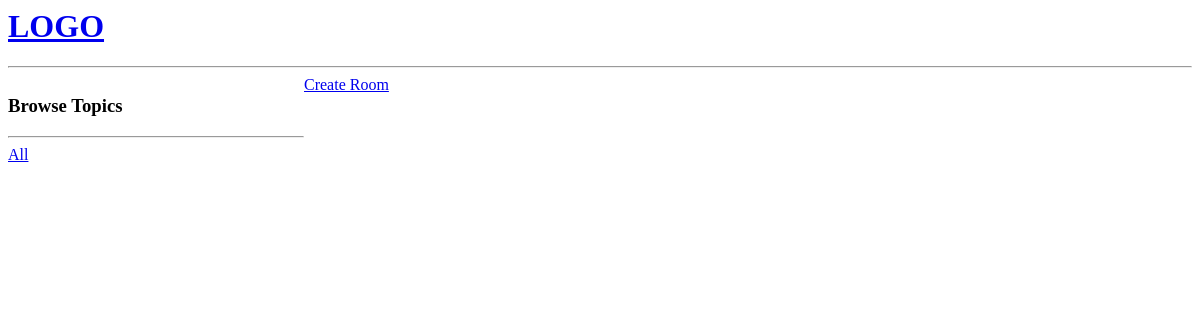
Page /?q=Python on the earlier database version.
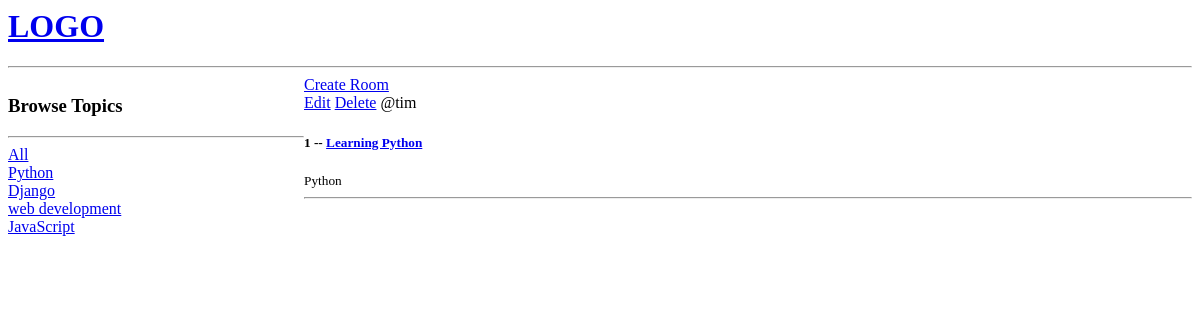
Same page on the later database version.
### base/models.py (models this page shows, shortened)
class Topic(models.Model):
    name = models.CharField(max_length=200)

class Room(models.Model):
    host = models.ForeignKey(User, on_delete=models.SET_NULL, null=True)
    topic = models.ForeignKey(Topic, on_delete=models.SET_NULL, null=True)
    name = models.CharField(max_length=200)
    description = models.TextField(null=True, blank= True)
    updated = models.DateTimeField(auto_now=True)
    created = models.DateTimeField(auto_now_add=True)
    class Meta:
        ordering = ['-updated' , '-created']

### base/views.py (the view)
# urls.py: path('', views.home, name="home"),
def home(request):
    q = request.GET.get('q') if request.GET.get('q') != None else ''
    rooms = Room.objects.filter(topic__name__icontains=q)
    topics = Topic.objects.all()
    context = {'rooms': rooms, 'topics': topics}
    return render(request, 'base/home.html', context)

### base/templates/base/home.html (shortened to what this page needs)
{% include 'navbar.html' %}
{% block content %}
    <div class="home-container">
    <div>
        <h3>Browse Topics</h3>
        <hr>
        <div>
            <a href="{% url 'home' %}?q={{topic.name}}">All</a>
        </div>
        {% for topic in topics %}
        <div>
            <a href="{% url 'home' %}?q={{topic.name}}">{{topic.name}}</a>
        </div>
        {% endfor %}
    </div>
    <div>
    <a href="{% url 'create-room' %}">Create Room</a>
    <div>
        {% for room in rooms  %}
            <div>
                <a href="{% url 'update-room' room.id %}">Edit</a>
                <a href="{% url 'delete-room' room.id %}">Delete</a>
                <span>@{{room.host.username}}</span>
                <h5>{{room.id}} -- <a href="/room/{{room.id}}">{{room.name}}</a></h5>
                <small>{{room.topic.name}}</small>
                <hr>
            </div>
        {% endfor %}
    </div>
</div>
{% endblock content %}

Differences in the rows shown:
added Topic: name "Python"
added Topic: name "Django"
added Topic: name "web development"
added Topic: name "JavaScript"
added Room: host.username "tim", id "1", name "Learning Python", topic.name "Python"
